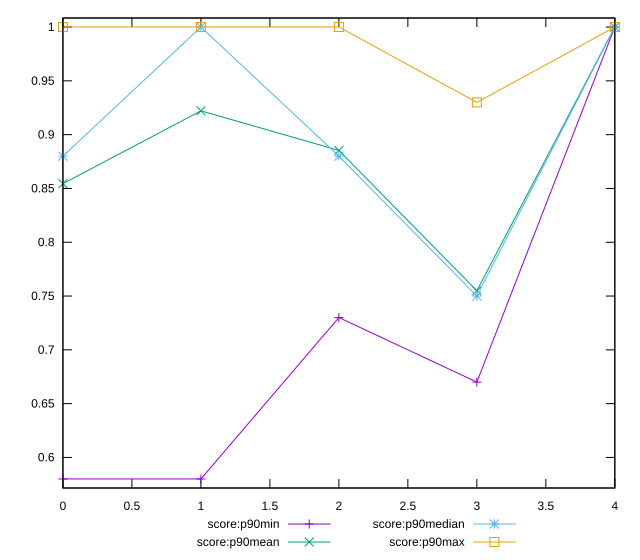

This figure's gnuplot source:
reset

$scoreP90Min <<EOF
0 0.58
1 0.58
2 0.73
3 0.67
4 1
EOF

$scoreP90Mean <<EOF
0 0.8544680851063826
1 0.9221276595744682
2 0.8853191489361697
3 0.754893617021277
4 1
EOF

$scoreP90Median <<EOF
0 0.88
1 1
2 0.88
3 0.75
4 1
EOF

$scoreP90Max <<EOF
0 1
1 1
2 1
3 0.93
4 1
EOF

set key outside below
set xrange [0:4]
set yrange [0.5716:1.0084]
set trange [0.5716:1.0084]
set terminal svg size 640, 560 enhanced background rgb 'white'
set output "report_00014_2021-02-09T15:56:05.503Z/unused-css-rules/progression/score.svg"

plot $scoreP90Min title "score:p90min" with linespoints, \
     $scoreP90Mean title "score:p90mean" with linespoints, \
     $scoreP90Median title "score:p90median" with linespoints, \
     $scoreP90Max title "score:p90max" with linespoints

reset
